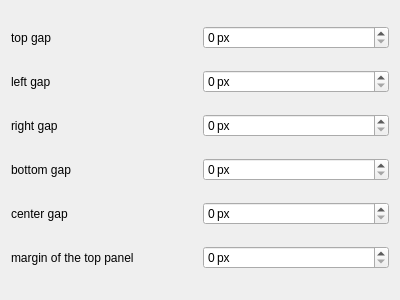
<?xml version="1.0" encoding="UTF-8"?>
<ui version="4.0">
 <class>KWin::Gaps</class>
 <widget class="QWidget" name="KWin::Gaps">
  <property name="geometry">
   <rect>
    <x>0</x>
    <y>0</y>
    <width>400</width>
    <height>300</height>
   </rect>
  </property>
  <layout class="QGridLayout" name="gridLayout_4">
   <item row="0" column="0">
      <widget class="QLabel" name="label_top">
        <property name="text">
          <string>top gap</string>
        </property>
      </widget>
   </item>
   <item row="0" column="1">
      <widget class="QSpinBox" name="kcfg_top">
       <property name="suffix">
        <string> px</string>
       </property>
       <property name="maximum">
        <number>32</number>
       </property>
      </widget>
   </item>

   <item row="1" column="0">
      <widget class="QLabel" name="label_left">
        <property name="text">
          <string>left gap</string>
        </property>
      </widget>
   </item>
   <item row="1" column="1">
      <widget class="QSpinBox" name="kcfg_left">
       <property name="suffix">
        <string> px</string>
       </property>
       <property name="maximum">
        <number>32</number>
       </property>
      </widget>
   </item>

   <item row="2" column="0">
      <widget class="QLabel" name="label_right">
        <property name="text">
          <string>right gap</string>
        </property>
      </widget>
   </item>
   <item row="2" column="1">
      <widget class="QSpinBox" name="kcfg_right">
       <property name="suffix">
        <string> px</string>
       </property>
       <property name="maximum">
        <number>32</number>
       </property>
      </widget>
   </item>

   <item row="3" column="0">
      <widget class="QLabel" name="label_bottom">
        <property name="text">
          <string>bottom gap</string>
        </property>
      </widget>
   </item>
   <item row="3" column="1">
      <widget class="QSpinBox" name="kcfg_bottom">
       <property name="suffix">
        <string> px</string>
       </property>
       <property name="maximum">
        <number>32</number>
       </property>
      </widget>
   </item>

   <item row="4" column="0">
      <widget class="QLabel" name="label_center">
        <property name="text">
          <string>center gap</string>
        </property>
      </widget>
   </item>
   <item row="4" column="1">
      <widget class="QSpinBox" name="kcfg_center">
       <property name="suffix">
        <string> px</string>
       </property>
       <property name="maximum">
        <number>32</number>
       </property>
      </widget>
   </item>

   <item row="5" column="0">
      <widget class="QLabel" name="label_topPanelMargin">
        <property name="text">
          <string>margin of the top panel</string>
        </property>
      </widget>
   </item>
   <item row="5" column="1">
      <widget class="QSpinBox" name="kcfg_topPanelMargin">
       <property name="suffix">
        <string> px</string>
       </property>
       <property name="maximum">
        <number>32</number>
       </property>
      </widget>
   </item>

  </layout>
 </widget>
 <resources/>
 <connections/>
</ui>
